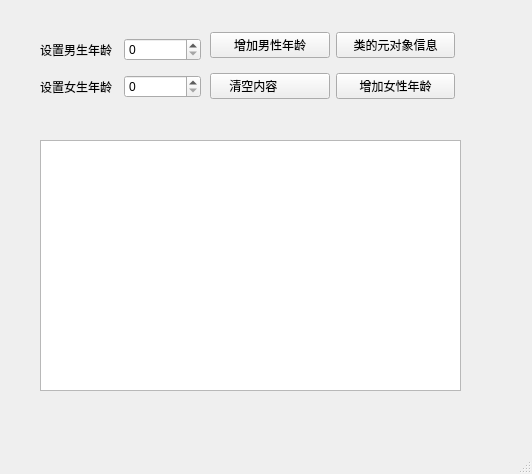
<?xml version="1.0" encoding="UTF-8"?>
<ui version="4.0">
 <class>MainWindow</class>
 <widget class="QMainWindow" name="MainWindow">
  <property name="geometry">
   <rect>
    <x>0</x>
    <y>0</y>
    <width>532</width>
    <height>474</height>
   </rect>
  </property>
  <property name="windowTitle">
   <string>MainWindow</string>
  </property>
  <widget class="QWidget" name="centralwidget">
   <widget class="QWidget" name="horizontalLayoutWidget_3">
    <property name="geometry">
     <rect>
      <x>210</x>
      <y>30</y>
      <width>245</width>
      <height>31</height>
     </rect>
    </property>
    <layout class="QHBoxLayout" name="horizontalLayout_3">
     <item>
      <widget class="QPushButton" name="pushButton">
       <property name="text">
        <string>增加男性年龄</string>
       </property>
      </widget>
     </item>
     <item>
      <widget class="QPushButton" name="pushButton_3">
       <property name="text">
        <string>类的元对象信息</string>
       </property>
      </widget>
     </item>
    </layout>
   </widget>
   <widget class="QWidget" name="horizontalLayoutWidget_4">
    <property name="geometry">
     <rect>
      <x>210</x>
      <y>70</y>
      <width>245</width>
      <height>33</height>
     </rect>
    </property>
    <layout class="QHBoxLayout" name="horizontalLayout_4">
     <item>
      <widget class="QPushButton" name="pushButton_4">
       <property name="text">
        <string>清空内容          </string>
       </property>
       <property name="autoRepeat">
        <bool>false</bool>
       </property>
      </widget>
     </item>
     <item>
      <widget class="QPushButton" name="pushButton_2">
       <property name="text">
        <string>增加女性年龄</string>
       </property>
      </widget>
     </item>
    </layout>
   </widget>
   <widget class="QTextEdit" name="textEdit">
    <property name="geometry">
     <rect>
      <x>40</x>
      <y>140</y>
      <width>421</width>
      <height>251</height>
     </rect>
    </property>
   </widget>
   <widget class="QWidget" name="">
    <property name="geometry">
     <rect>
      <x>40</x>
      <y>30</y>
      <width>161</width>
      <height>76</height>
     </rect>
    </property>
    <layout class="QVBoxLayout" name="verticalLayout">
     <item>
      <layout class="QHBoxLayout" name="horizontalLayout">
       <item>
        <widget class="QLabel" name="label">
         <property name="text">
          <string>设置男生年龄</string>
         </property>
        </widget>
       </item>
       <item>
        <widget class="QSpinBox" name="spinBox"/>
       </item>
      </layout>
     </item>
     <item>
      <layout class="QHBoxLayout" name="horizontalLayout_2">
       <item>
        <widget class="QLabel" name="label_2">
         <property name="text">
          <string>设置女生年龄</string>
         </property>
        </widget>
       </item>
       <item>
        <widget class="QSpinBox" name="spinBox_2"/>
       </item>
      </layout>
     </item>
    </layout>
   </widget>
  </widget>
  <widget class="QMenuBar" name="menubar">
   <property name="geometry">
    <rect>
     <x>0</x>
     <y>0</y>
     <width>532</width>
     <height>28</height>
    </rect>
   </property>
  </widget>
  <widget class="QStatusBar" name="statusbar"/>
 </widget>
 <resources/>
 <connections/>
</ui>
